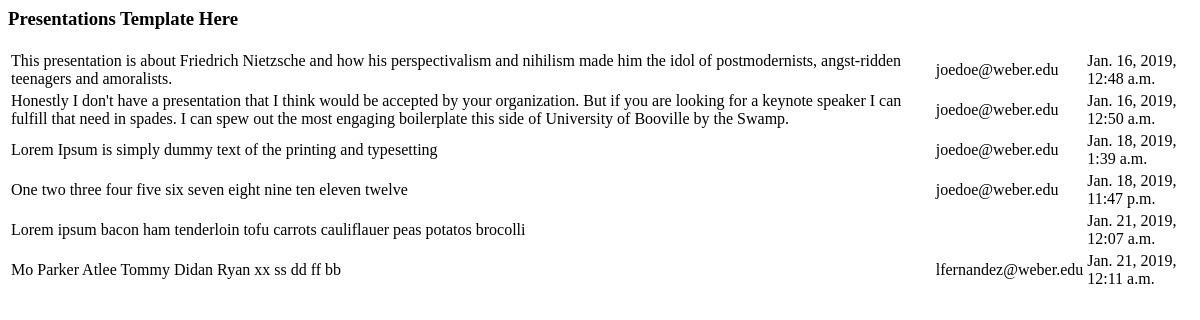
The page /presentations/ on the database as committed earlier.
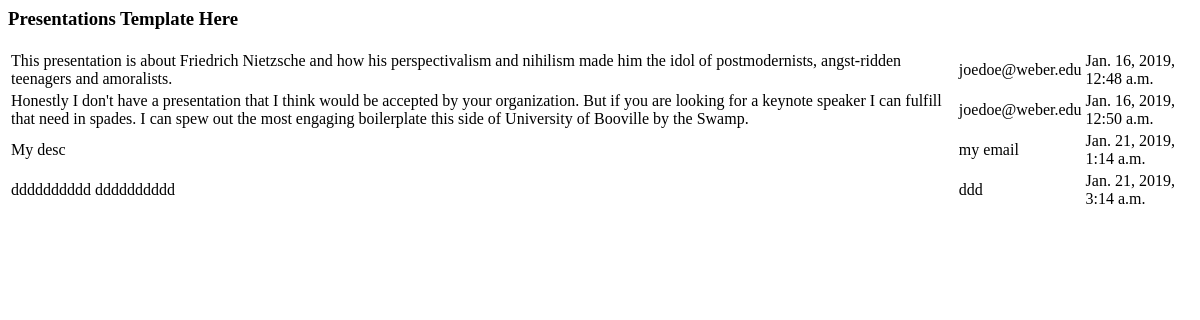
The same page on the database as committed later.
### u2/models.py (models this page shows, shortened)
class Presentation(models.Model):
    description = models.TextField(max_length=4000)
    email = models.TextField(max_length=250)
    created_at = models.DateTimeField(auto_now_add=True)

### u2/views.py (the view)
# urls.py: path('presentations/', views.presentations, name='all_presentations'),
def presentations(request):
    presentation_list = Presentation.objects.all()
    return render(request, 'presentations.html', {'presentation_list': presentation_list})

### templates/presentations.html
<h3>Presentations Template Here</h3>
<table>
{% for presentation in presentation_list %}
  <tr>
    <td>{{ presentation.description }}</td>
    <td>{{ presentation.email }}</td>
    <td>{{ presentation.created_at }}</td>
  </tr>
{% endfor %}
</table>

Rows that differ between the two databases and show on the page:
removed Presentation: description "Lorem Ipsum is simply dummy text of the printing and typesetting", email "joedoe@weber.edu", created_at "Jan. 18, 2019, 1:39 a.m."
removed Presentation: description "One two three four five six seven eight nine ten eleven twelve", email "joedoe@weber.edu", created_at "Jan. 18, 2019, 11:47 p.m."
removed Presentation: description "Lorem ipsum bacon ham tenderloin tofu carrots cauliflauer peas potatos brocolli", created_at "Jan. 21, 2019, 12:07 a.m."
removed Presentation: description "Mo Parker Atlee Tommy Didan Ryan xx ss dd ff bb", email "lfernandez@weber.edu", created_at "Jan. 21, 2019, 12:11 a.m."
added Presentation: description "My desc", email "my email", created_at "Jan. 21, 2019, 1:14 a.m."
added Presentation: description "dddddddddd dddddddddd", email "ddd", created_at "Jan. 21, 2019, 3:14 a.m."
